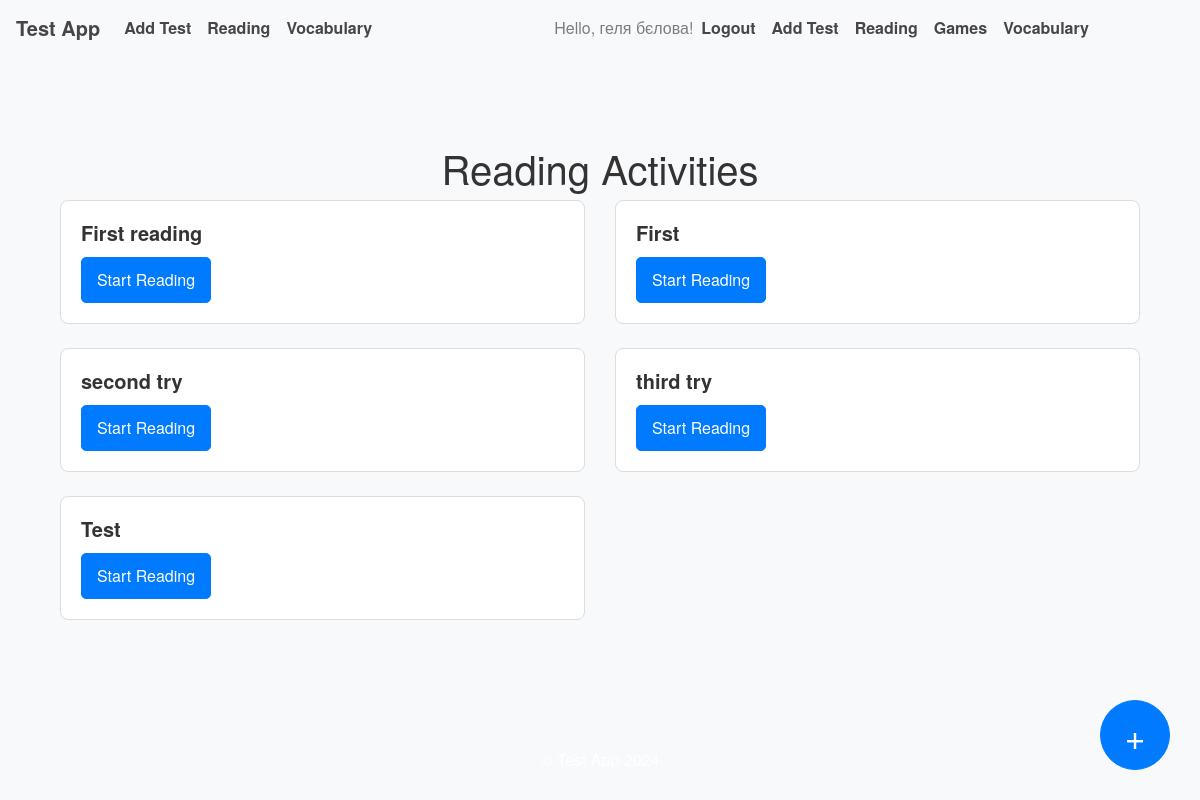
The page /reading/activities (signed in) on the database its author committed.
### app/models.py (models this page shows, shortened)
class User(UserMixin, db.Model):
    __tablename__ = 'user'  # Explicitly specify table name
    id = db.Column(db.Integer, primary_key=True)
    username = db.Column(db.String(150), nullable=False, unique=True)
    password = db.Column(db.String(200), nullable=False)
    is_admin = db.Column(db.Boolean, default=False)
    test_results = db.relationship('TestResult', backref='user', lazy=True, cascade='all, delete-orphan')
    tests_created = db.relationship('Test', backref='creator', lazy=True, cascade='all, delete-orphan')
    vocabulary = db.relationship('Vocabulary', backref='user', lazy=True, cascade='all, delete-orphan')
    learn_test_results = db.relationship('LearnTestResult', backref='user', lazy=True, cascade='all, delete-orphan')

class ReadingActivity(db.Model):
    __tablename__ = 'reading_activity' # Add this line for clarity
    id = db.Column(db.Integer, primary_key=True)
    title = db.Column(db.String(255))
    pages = db.relationship('ReadingPage', backref='activity', lazy=True, cascade='all, delete-orphan')

### app/routes/reading.py (the view)
@reading_bp.route('/activities')
@login_required
def reading_tasks():
    try:
        activities = ReadingActivity.query.all()
        return render_template('reading/reading_tasks.html', activities=activities)
    except Exception as e:
        print(f"ERROR in reading_tasks: {e}")
        flash("Error loading reading activities.", "danger")
        return redirect(url_for('main.index'))

### app/routes/auth.py (called while the page is built)
@login_manager.user_loader
def load_user(user_id):
    return User.query.get(int(user_id))

### app/templates/reading/reading_tasks.html (shortened to what this page needs)
{% extends "layouts/base.html" %}
{% block content %}
<div class="container my-4">
  <h1 class="text-center">Reading Activities</h1>
  {% if activities %}
    <div class="row">
      {% for activity in activities %}
        <div class="col-md-6 mb-4">
          <div class="card h-100">
            <div class="card-body">
              <h5 class="card-title">{{ activity.title }}</h5>
              <a href="{{ url_for('reading.reading_activity', activity_id=activity.id, page_number=1) }}" class="btn btn-primary">Start Reading</a>
            </div>
          </div>
        </div>
      {% endfor %}
    </div>
  {% else %}
    <p>No reading activities available at the moment.</p>
  {% endif %}
</div>
{% endblock %}

### app/templates/layouts/base.html (shortened to what this page needs)
<!DOCTYPE html>
<html lang="en">
<head>
  <link rel="stylesheet" href="https://stackpath.bootstrapcdn.com/bootstrap/4.5.2/css/bootstrap.min.css">
  <link rel="stylesheet" href="{{ url_for('static', filename='styles.css') }}">
</head>
<body>
  <nav class="navbar navbar-expand-lg navbar-light bg-light">
    <a class="navbar-brand" href="{{ url_for('main.index') }}">Test App</a>
    <div class="collapse navbar-collapse" id="navbarNav">
      <ul class="navbar-nav mr-auto">
        {% if current_user.is_authenticated %}
          <li class="nav-item">
            <a class="nav-link" href="{{ url_for('tests.add_test') }}">Add Test</a>
          </li>
          <li class="nav-item">
          <a class="nav-link" href="{{ url_for('reading.reading_tasks') }}">Reading</a>
          </li>
          <li class="nav-item">
            <a class="nav-link" href="{{ url_for('vocab.my_vocabulary') }}">Vocabulary</a>
          </li>
        {% endif %}
      </ul>
      <ul class="navbar-nav ml-auto">
        {% if current_user.is_authenticated %}
          <li class="nav-item">
            <span class="navbar-text">Hello, {{ current_user.username }}!</span>
          </li>
          <li class="nav-item">
            <a class="nav-link" href="{{ url_for('auth.logout') }}">Logout</a>
          </li>
        {% endif %}
      </ul>
      <ul class="navbar-nav mr-auto">
        {% if current_user.is_authenticated %}
          <li class="nav-item">
            <a class="nav-link" href="{{ url_for('tests.add_test') }}">Add Test</a>
          </li>
          <li class="nav-item">
            <a class="nav-link" href="{{ url_for('reading.reading_tasks') }}">Reading</a>
          </li>
          <li class="nav-item">
            <a class="nav-link" href="{{ url_for('games.index') }}">Games</a>
          </li>
          <li class="nav-item">
            <a class="nav-link" href="{{ url_for('vocab.my_vocabulary') }}">Vocabulary</a>
          </li>
        {% endif %}
      </ul>
    </div>
  </nav>
  <div class="container mt-4">
    {% block content %}{% endblock %}
  </div>
  {% if current_user.is_authenticated %}
  <div class="fixed-action-btn">
    <div class="dropdown">
      <button class="btn btn-primary btn-lg rounded-circle" type="button" id="createDropdown" data-toggle="dropdown" aria-haspopup="true" aria-expanded="false">
        +
      </button>
    </div>
  </div>
  {% endif %}
  <footer class="bg-light text-center py-3 mt-4">
    <p>© Test App 2024</p>
  </footer>
</body>
</html>

### app/static/styles.css (style rules this page uses)
body { font-family: 'Helvetica Neue', Arial, sans-serif; background-color: #f8f9fa; color: #333; }
.navbar { background-color: #007bff; }
.navbar-brand, .nav-link { color: rgb(71, 69, 69) !important; font-weight: bold; }
.container { padding-top: 20px; padding-bottom: 20px; }
.card { border: 1px solid #ddd; border-radius: 8px; transition: transform 0.2s ease-in-out; }
.card-title { font-size: 1.25rem; font-weight: bold; }
.btn { font-size: 1rem; padding: 10px 15px; border-radius: 5px; }
.btn-primary { background-color: #007bff; border-color: #007bff; }
footer { background-color: #007bff; color: white; padding: 20px 0; text-align: center; }
@media (min-width: 769px) { .card { transition: transform 0.2s ease-in-out; } }
.btn-lg.rounded-circle { width: 80px; height: 80px; font-size: 40px; line-height: 60px; text-align: center; padding: 0; }

### app/templates/layouts/base.html (style rules this page uses)
.fixed-action-btn { position: fixed; bottom: 30px; right: 30px; z-index: 100; }
.btn-lg.rounded-circle { width: 70px; height: 70px; font-size: 36px; line-height: 50px; text-align: center; padding: 0; }

### rows shown on the page
User: username "геля бєлова"
ReadingActivity: title "First reading"
ReadingActivity: title "First"
ReadingActivity: title "second try"
ReadingActivity: title "third try"
ReadingActivity: title "Test"
